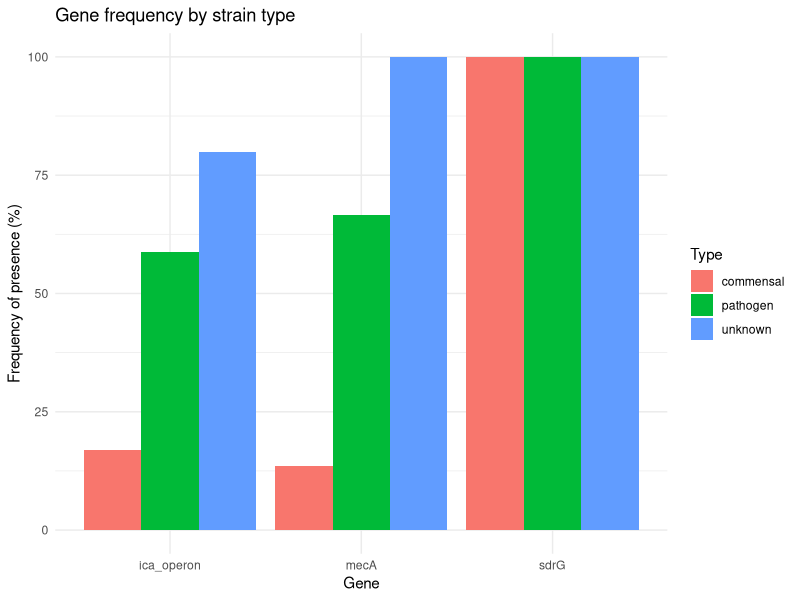

Recreate this plot in R. (Note: this script raises an error after producing the figure.)
# The goal of this script is to anaylyse the presence of specific genes 
# across different types of s.peidermis and host source 


library(tidyverse)

# Load your final table
data <- read_csv("Project/outputs/strains_with_genes.csv",
                 show_col_types = FALSE)

# Check column names if needed
colnames(data)

# Genes to analyse
genes <- c("mecA", "sdrG", "ica_operon")


type_col <- "type"      # e.g. commensal / pathogenic
source_col <- "Host source"  # e.g. skin / blood / device / nasal


# =========================
# 1. Gene frequency by type
# =========================

freq_by_type <- data %>%
  pivot_longer(
    cols = all_of(genes),
    names_to = "gene",
    values_to = "presence"
  ) %>%
  group_by(.data[[type_col]], gene) %>%
  summarise(
    n_strains = n(),
    n_present = sum(presence == 1, na.rm = TRUE),
    frequency = n_present / n_strains * 100,
    .groups = "drop"
  )

write_csv(freq_by_type, "Project/outputs/gene_frequency_by_type.csv")


fig_type <- ggplot(freq_by_type,
                   aes(x = gene,
                       y = frequency,
                       fill = .data[[type_col]])) +
  geom_col(position = "dodge") +
  labs(
    title = "Gene frequency by strain type",
    x = "Gene",
    y = "Frequency of presence (%)",
    fill = "Type"
  ) +
  theme_minimal()

ggsave(
  "Project/outputs/gene_frequency_by_type.png",
  fig_type,
  width = 8,
  height = 5,
  dpi = 300
)


# ===========================
# 2. Gene frequency by source
# ===========================

freq_by_source <- data %>%
  pivot_longer(
    cols = all_of(genes),
    names_to = "gene",
    values_to = "presence"
  ) %>%
  group_by(.data[[source_col]], gene) %>%
  summarise(
    n_strains = n(),
    n_present = sum(presence == 1, na.rm = TRUE),
    frequency = n_present / n_strains * 100,
    .groups = "drop"
  )

write_csv(freq_by_source, "Project/outputs/gene_frequency_by_source.csv")


fig_source <- ggplot(freq_by_source,
                     aes(x = gene,
                         y = frequency,
                         fill = .data[[source_col]])) +
  geom_col(position = "dodge") +
  scale_fill_manual(values = c(
    "Blood" = "#ac3029",
    "Skin" = "#dca7e0",
    "Device" = "#2345ab",
    "Nasal" = "#51b170",
    "Ocular" = "#11c0e3",
    "Respiratory" = "#0f6048"
  )) +

  labs(
    title = "Gene frequency by isolate source",
    x = "Gene",
    y = "Frequency of presence (%)",
    fill = "Source"
  ) +
  theme_minimal()

ggsave(
  "Project/outputs/gene_frequency_by_source.png",
  fig_source,
  width = 9,
  height = 5,
  dpi = 300
)
